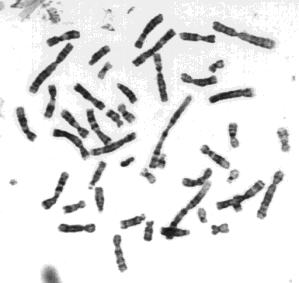
%> input picture cromosomas.tif, 299 x 283 px
$ octave comoPrueba.m   (GNU Octave 9; MATLAB toolbox functions it lacks are replaced by stand-ins)
%> lines starting %> are read from the running program, lines starting %| are printed output that depends on the picture; in (x1, y1, x2, y2) boxes, pixels count from 0 and x2, y2 are one past the last pixel; in counts of white or black regions, pixels touching at a corner belong together; the program's own positions count from 1
length=10; tlevel=0.45;
A=imread('cromosomas.tif');
%> A is the input picture: size 283x299 uint8; min 17, max 255, mean 228.6
subplot(2,3,1), imshow(A),title('Original')
%Elemento Estructurante
B1=[0 1 0;1 1 1;0 1 0];
B=im2bw(A,tlevel);
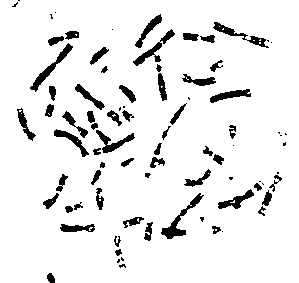
%> B: size 283x299 logical; 91.9% white; 82 black regions (24 under 20 px), largest, box (x1, y1, x2, y2) and area: (161, 193, 204, 239) 406, (30, 43, 73, 92) 364, (133, 29, 175, 66) 326

subplot(2,3,2), imshow(~B),title('Binarizado Negado');
SE=strel('square',1);
bw1=imdilate(~B,SE);
subplot(2,3,3), imshow(bw1),title('1a Dilatacion');
% [5 lines of commented-out code are left out]
boundary=bwperim(bw1);
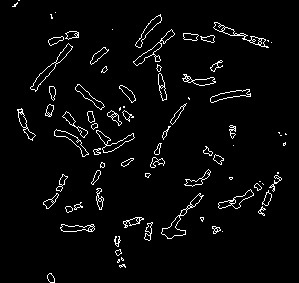
%> boundary: size 283x299 logical; 3.6% white in thin lines or dots
[i,j]=find(boundary);
%> i = 3045 values from 1 to 283; j = 3045 values from 13 to 287
subplot(2,3,6), imshow(A),title('Cromosomas ubicados');
hold on;
plot(j,i,'r.');
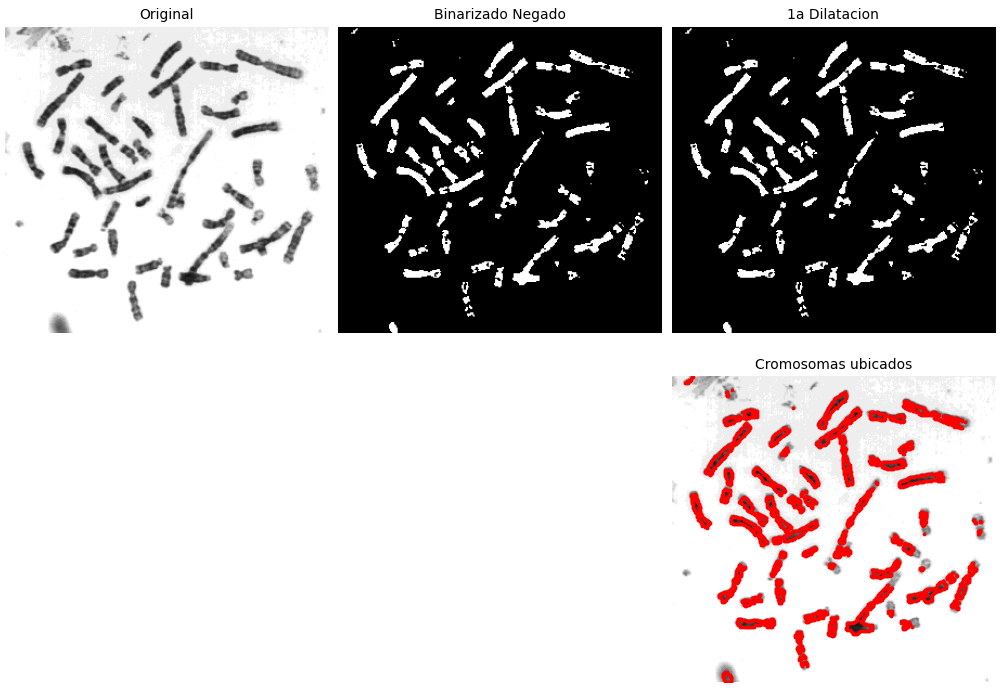
%> figure redrawn from the program's plot data, 4 panels
Im_label=bwlabel(~bw1,8);
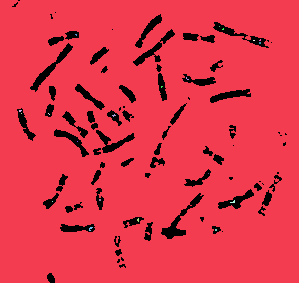
%> Im_label: size 283x299 double; 22 distinct labels, from 0 to 21; one colour per label, 0 black
n=max(max(Im_label));
%> n = 21
display(n,'El numero de cromosomas es: ');
%| 21

$ run again, with 123.bmp saved as cromosomas.tif
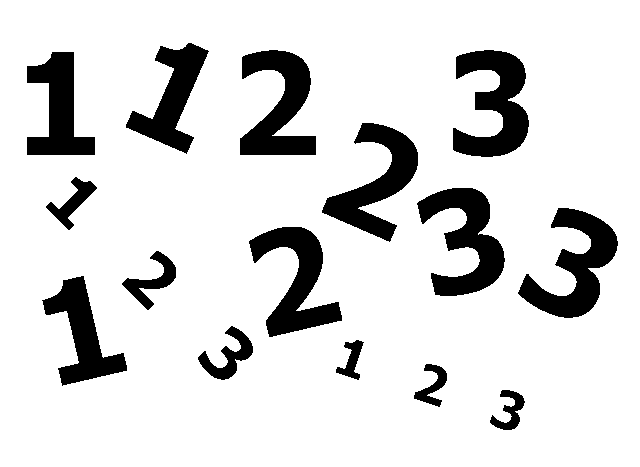
%> input picture 123.bmp, 640 x 467 px
%> A: size 467x640 logical; 85.8% white; 15 black regions, largest, box (x1, y1, x2, y2) and area: (453, 50, 529, 157) 4592, (518, 208, 618, 318) 4591, (417, 188, 505, 296) 4552
%> `boundary=bwperim(bw1);`:
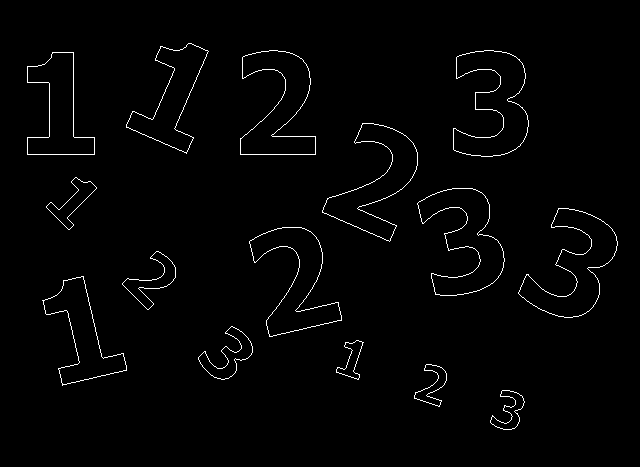
%> boundary: size 467x640 logical; 1.5% white in thin lines or dots, all inside (x1, y1, x2, y2) = (27, 43, 618, 430)
%> i = 4619 values from 44 to 430; j = 4619 values from 28 to 618
%> `plot(j,i,'r.');`:
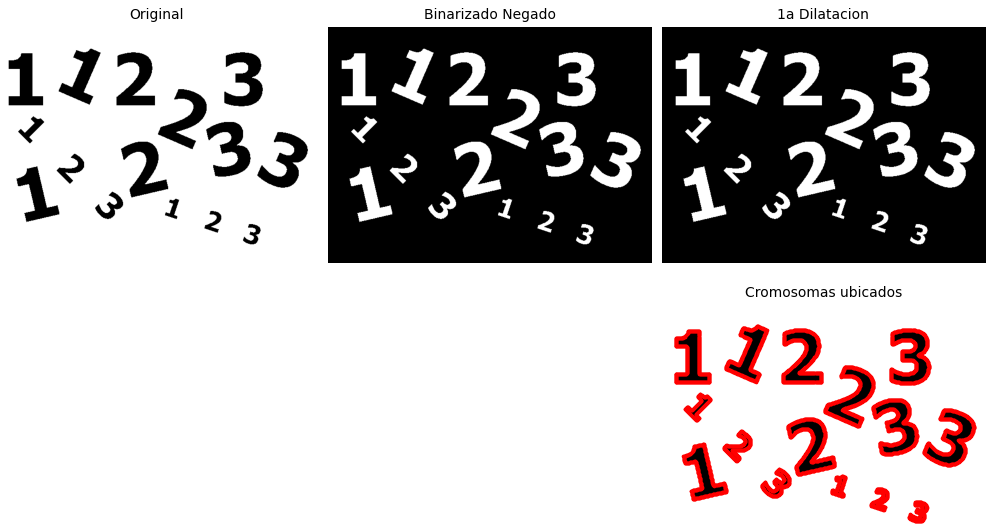
%> figure redrawn from the program's plot data, 4 panels
%> n = 1
%| 1

$ run again, with LETRAS2.JPG saved as cromosomas.tif
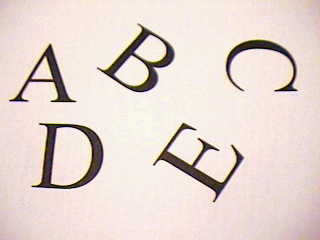
%> input picture LETRAS2.JPG, 320 x 240 px
%> A is the input picture: size 240x320x3 uint8; mean R, G, B 229.4, 215.1, 208.8
%> `B=im2bw(A,tlevel);`:
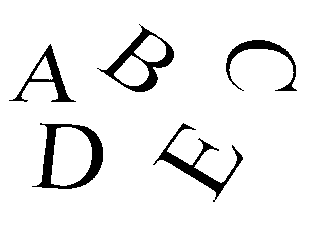
%> B: size 240x320 logical; 93.1% white; 5 black regions, box (x1, y1, x2, y2) and area: (32, 123, 103, 189) 1444, (97, 24, 174, 92) 1201, (153, 123, 243, 202) 1145, (9, 44, 76, 102) 782, (226, 40, 297, 91) 755
%> boundary: size 240x320 logical; 2.2% white in thin lines or dots, all inside (x1, y1, x2, y2) = (9, 24, 297, 202)
%> i = 1714 values from 25 to 202; j = 1714 values from 10 to 297
%> `Im_label=bwlabel(~bw1,8);`:
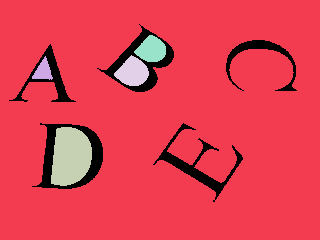
%> Im_label: size 240x320 double; 6 distinct labels, from 0 to 5; one colour per label, 0 black
%> n = 5
%| 5
